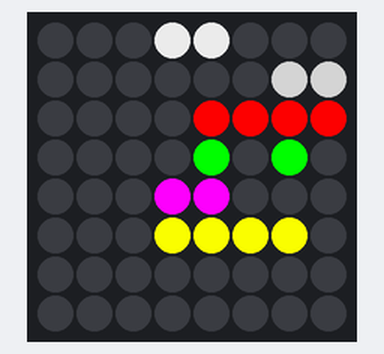
Recording of a program running on a simulated Raspberry Pi (BCM pin numbers) with a Sense HAT. Parts: the Sense HAT's 8×8 RGB LED matrix. The clock reads 2024-03-15 10:24:30 at power-on unless the program sets it.

Above: at 0.1 s.
At 3.1 s:
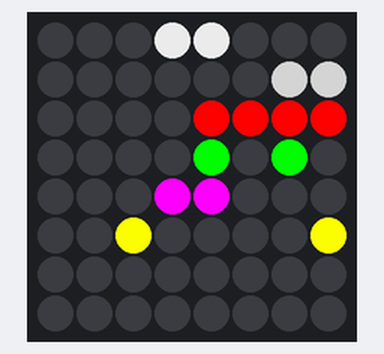
At 9.1 s:
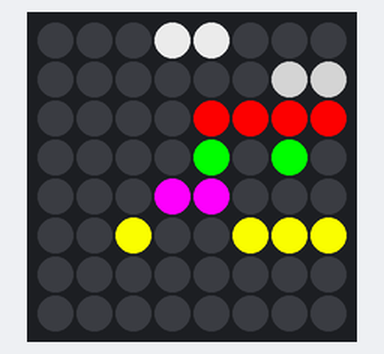
At 15.1 s:
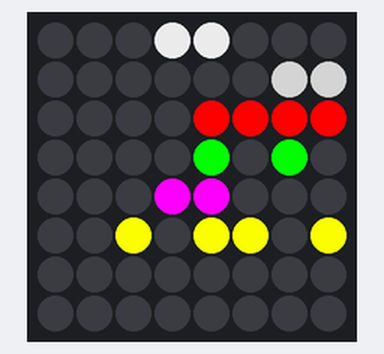
At 29.1 s:
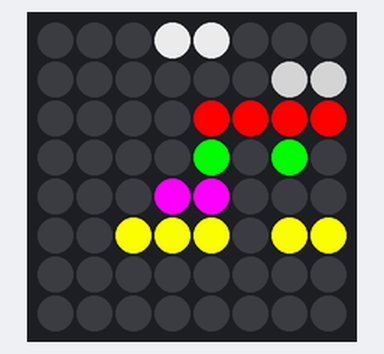
At 30.1 s:
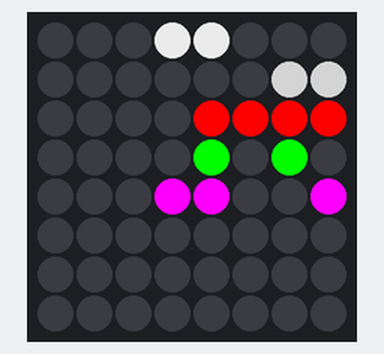

Measured:
- what the display in image 1 shows lasts 1.1 s, from 3.0 s to 4.1 s

The program:

sensehat_binaryclockpy.py
```python
#!/usr/bin/env python

from sense_hat import SenseHat
import time, datetime

hat = SenseHat()

year_color = (192, 192, 192)    #(0, 255, 0)
month_color = (128, 128, 128)
day_color = (255, 0, 0)
hour_color = (0, 255, 0)
minute_color = (255, 0, 255)      #(0, 0, 255)
second_color = (255, 255, 0)
hundrefths_color = (127, 127, 127)

off = (0, 0, 0)

hat.clear()

def display_binary(value, row, color):
	binary_str = "{0:8b}".format(value)
	for x in range(0, 8):
		if binary_str[x] == '1':
			hat.set_pixel(x, row, color)
		else:
			hat.set_pixel(x, row, off)

while True:
	t = datetime.datetime.now()
	display_binary(t.year % 100, 0, year_color)
	display_binary(t.month, 1, month_color)
	display_binary(t.day, 2, day_color)
	display_binary(t.hour, 3, hour_color)
	display_binary(t.minute, 4, minute_color)
	display_binary(t.second, 5, second_color)
	#display_binary(t.microsecond / 10000, 6, hundrefths_color)
	#display_binary(t.microsecond, 6, hundrefths_color)
	time.sleep(0.0001)
```
